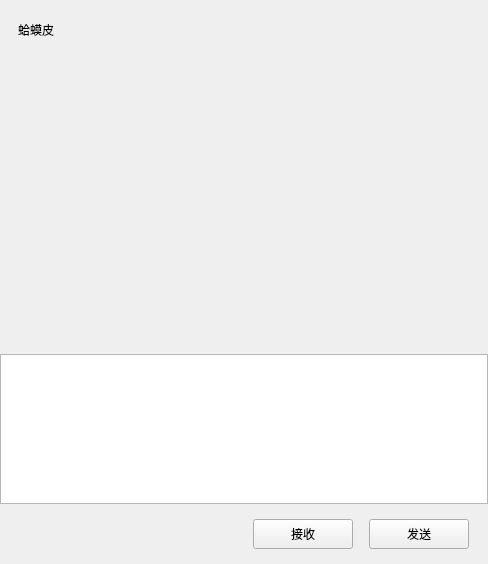
<?xml version="1.0" encoding="UTF-8"?>
<ui version="4.0">
 <class>ChatPage</class>
 <widget class="QWidget" name="ChatPage">
  <property name="geometry">
   <rect>
    <x>0</x>
    <y>0</y>
    <width>488</width>
    <height>564</height>
   </rect>
  </property>
  <property name="windowTitle">
   <string>Form</string>
  </property>
  <layout class="QVBoxLayout" name="verticalLayout">
   <property name="spacing">
    <number>0</number>
   </property>
   <property name="leftMargin">
    <number>0</number>
   </property>
   <property name="topMargin">
    <number>0</number>
   </property>
   <property name="rightMargin">
    <number>0</number>
   </property>
   <property name="bottomMargin">
    <number>0</number>
   </property>
   <item>
    <widget class="QWidget" name="chat_data_wid" native="true">
     <layout class="QVBoxLayout" name="verticalLayout_4" stretch="0,1,0,0,0">
      <property name="spacing">
       <number>0</number>
      </property>
      <property name="leftMargin">
       <number>0</number>
      </property>
      <property name="topMargin">
       <number>0</number>
      </property>
      <property name="rightMargin">
       <number>0</number>
      </property>
      <property name="bottomMargin">
       <number>0</number>
      </property>
      <item>
       <widget class="QWidget" name="title_wid" native="true">
        <property name="minimumSize">
         <size>
          <width>0</width>
          <height>60</height>
         </size>
        </property>
        <property name="maximumSize">
         <size>
          <width>16777215</width>
          <height>60</height>
         </size>
        </property>
        <layout class="QVBoxLayout" name="verticalLayout_5">
         <property name="topMargin">
          <number>2</number>
         </property>
         <property name="bottomMargin">
          <number>2</number>
         </property>
         <item>
          <widget class="QWidget" name="widget_2" native="true">
           <layout class="QHBoxLayout" name="horizontalLayout_3">
            <item>
             <widget class="QLabel" name="title_lb">
              <property name="text">
               <string>蛤蟆皮</string>
              </property>
             </widget>
            </item>
           </layout>
          </widget>
         </item>
        </layout>
       </widget>
      </item>
      <item>
       <widget class="ChatView" name="chat_data_list" native="true"/>
      </item>
      <item>
       <widget class="QWidget" name="tool_wid" native="true">
        <property name="minimumSize">
         <size>
          <width>0</width>
          <height>60</height>
         </size>
        </property>
        <property name="maximumSize">
         <size>
          <width>16777215</width>
          <height>60</height>
         </size>
        </property>
        <layout class="QHBoxLayout" name="horizontalLayout_4">
         <property name="leftMargin">
          <number>2</number>
         </property>
         <property name="topMargin">
          <number>2</number>
         </property>
         <property name="rightMargin">
          <number>2</number>
         </property>
         <item>
          <spacer name="horizontalSpacer_2">
           <property name="orientation">
            <enum>Qt::Horizontal</enum>
           </property>
           <property name="sizeType">
            <enum>QSizePolicy::Fixed</enum>
           </property>
           <property name="sizeHint" stdset="0">
            <size>
             <width>5</width>
             <height>20</height>
            </size>
           </property>
          </spacer>
         </item>
         <item>
          <widget class="ClickedLabel" name="emo_lb">
           <property name="minimumSize">
            <size>
             <width>25</width>
             <height>25</height>
            </size>
           </property>
           <property name="maximumSize">
            <size>
             <width>25</width>
             <height>25</height>
            </size>
           </property>
           <property name="text">
            <string/>
           </property>
          </widget>
         </item>
         <item>
          <spacer name="horizontalSpacer_4">
           <property name="orientation">
            <enum>Qt::Horizontal</enum>
           </property>
           <property name="sizeType">
            <enum>QSizePolicy::Fixed</enum>
           </property>
           <property name="sizeHint" stdset="0">
            <size>
             <width>5</width>
             <height>20</height>
            </size>
           </property>
          </spacer>
         </item>
         <item>
          <widget class="ClickedLabel" name="file_lb">
           <property name="minimumSize">
            <size>
             <width>25</width>
             <height>25</height>
            </size>
           </property>
           <property name="maximumSize">
            <size>
             <width>25</width>
             <height>25</height>
            </size>
           </property>
           <property name="text">
            <string/>
           </property>
          </widget>
         </item>
         <item>
          <spacer name="horizontalSpacer_3">
           <property name="orientation">
            <enum>Qt::Horizontal</enum>
           </property>
           <property name="sizeHint" stdset="0">
            <size>
             <width>40</width>
             <height>20</height>
            </size>
           </property>
          </spacer>
         </item>
        </layout>
       </widget>
      </item>
      <item>
       <widget class="QTextEdit" name="chat_edit">
        <property name="minimumSize">
         <size>
          <width>0</width>
          <height>150</height>
         </size>
        </property>
        <property name="maximumSize">
         <size>
          <width>16777215</width>
          <height>150</height>
         </size>
        </property>
       </widget>
      </item>
      <item>
       <widget class="QWidget" name="send_wid" native="true">
        <property name="minimumSize">
         <size>
          <width>0</width>
          <height>60</height>
         </size>
        </property>
        <property name="maximumSize">
         <size>
          <width>16777215</width>
          <height>60</height>
         </size>
        </property>
        <layout class="QHBoxLayout" name="horizontalLayout_5">
         <property name="topMargin">
          <number>1</number>
         </property>
         <property name="bottomMargin">
          <number>1</number>
         </property>
         <item>
          <spacer name="horizontalSpacer_5">
           <property name="orientation">
            <enum>Qt::Horizontal</enum>
           </property>
           <property name="sizeHint" stdset="0">
            <size>
             <width>40</width>
             <height>20</height>
            </size>
           </property>
          </spacer>
         </item>
         <item>
          <widget class="ClickedBtn" name="receive_btn">
           <property name="minimumSize">
            <size>
             <width>100</width>
             <height>30</height>
            </size>
           </property>
           <property name="maximumSize">
            <size>
             <width>100</width>
             <height>30</height>
            </size>
           </property>
           <property name="text">
            <string>接收</string>
           </property>
          </widget>
         </item>
         <item>
          <spacer name="horizontalSpacer_6">
           <property name="orientation">
            <enum>Qt::Horizontal</enum>
           </property>
           <property name="sizeType">
            <enum>QSizePolicy::Fixed</enum>
           </property>
           <property name="sizeHint" stdset="0">
            <size>
             <width>10</width>
             <height>20</height>
            </size>
           </property>
          </spacer>
         </item>
         <item>
          <widget class="ClickedBtn" name="send_btn">
           <property name="minimumSize">
            <size>
             <width>100</width>
             <height>30</height>
            </size>
           </property>
           <property name="maximumSize">
            <size>
             <width>100</width>
             <height>30</height>
            </size>
           </property>
           <property name="text">
            <string>发送</string>
           </property>
          </widget>
         </item>
         <item>
          <spacer name="horizontalSpacer_7">
           <property name="orientation">
            <enum>Qt::Horizontal</enum>
           </property>
           <property name="sizeType">
            <enum>QSizePolicy::Fixed</enum>
           </property>
           <property name="sizeHint" stdset="0">
            <size>
             <width>10</width>
             <height>20</height>
            </size>
           </property>
          </spacer>
         </item>
        </layout>
       </widget>
      </item>
     </layout>
    </widget>
   </item>
  </layout>
 </widget>
 <customwidgets>
  <customwidget>
   <class>ClickedBtn</class>
   <extends>QPushButton</extends>
   <header location="global">clickedbtn.h</header>
  </customwidget>
  <customwidget>
   <class>ClickedLabel</class>
   <extends>QLabel</extends>
   <header location="global">clickedlabel.h</header>
  </customwidget>
  <customwidget>
   <class>ChatView</class>
   <extends>QWidget</extends>
   <header>chatview.h</header>
   <container>1</container>
  </customwidget>
 </customwidgets>
 <resources/>
 <connections/>
</ui>
